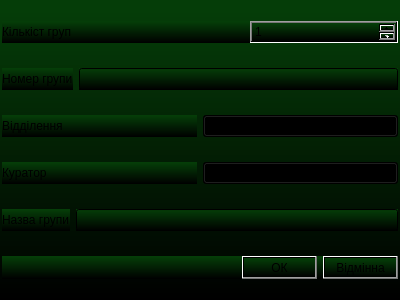
<?xml version="1.0" encoding="UTF-8"?>
<ui version="4.0">
 <class>GroupInputForm</class>
 <widget class="QWidget" name="GroupInputForm">
  <property name="geometry">
   <rect>
    <x>0</x>
    <y>0</y>
    <width>400</width>
    <height>300</height>
   </rect>
  </property>
  <property name="windowTitle">
   <string>Form</string>
  </property>
  <property name="styleSheet">
   <string notr="true">background-color: qlineargradient(spread:pad, x1:1, y1:1, x2:1, y2:0.034, stop:0 rgba(0, 0, 0, 255), stop:1 rgba(5, 61, 8, 255));</string>
  </property>
  <layout class="QVBoxLayout" name="verticalLayout">
   <property name="leftMargin">
    <number>2</number>
   </property>
   <property name="topMargin">
    <number>2</number>
   </property>
   <property name="rightMargin">
    <number>2</number>
   </property>
   <property name="bottomMargin">
    <number>2</number>
   </property>
   <item>
    <widget class="QWidget" name="horizontalWidget" native="true">
     <property name="sizePolicy">
      <sizepolicy hsizetype="Preferred" vsizetype="Maximum">
       <horstretch>0</horstretch>
       <verstretch>0</verstretch>
      </sizepolicy>
     </property>
     <layout class="QHBoxLayout" name="horizontalLayout_7">
      <property name="spacing">
       <number>99</number>
      </property>
      <property name="leftMargin">
       <number>0</number>
      </property>
      <property name="topMargin">
       <number>0</number>
      </property>
      <property name="rightMargin">
       <number>0</number>
      </property>
      <property name="bottomMargin">
       <number>0</number>
      </property>
      <item>
       <widget class="QLabel" name="label_5">
        <property name="text">
         <string>Кількіст груп</string>
        </property>
       </widget>
      </item>
      <item>
       <widget class="QSpinBox" name="spinBoxCounter">
        <property name="minimum">
         <number>1</number>
        </property>
       </widget>
      </item>
     </layout>
    </widget>
   </item>
   <item>
    <layout class="QHBoxLayout" name="horizontalLayout_3">
     <item>
      <widget class="QLabel" name="label">
       <property name="text">
        <string>Номер групи</string>
       </property>
      </widget>
     </item>
     <item>
      <widget class="QLineEdit" name="groupNumber"/>
     </item>
    </layout>
   </item>
   <item>
    <layout class="QHBoxLayout" name="horizontalLayout_4">
     <item>
      <layout class="QHBoxLayout" name="horizontalLayout_2">
       <item>
        <widget class="QLabel" name="label_2">
         <property name="text">
          <string>Відділення</string>
         </property>
        </widget>
       </item>
       <item>
        <widget class="QComboBox" name="boxDepartments"/>
       </item>
      </layout>
     </item>
    </layout>
   </item>
   <item>
    <layout class="QHBoxLayout" name="horizontalLayout_6">
     <item>
      <widget class="QLabel" name="label_4">
       <property name="text">
        <string>Куратор</string>
       </property>
      </widget>
     </item>
     <item>
      <widget class="QComboBox" name="boxCurator"/>
     </item>
    </layout>
   </item>
   <item>
    <layout class="QHBoxLayout" name="horizontalLayout_5">
     <item>
      <widget class="QLabel" name="label_3">
       <property name="text">
        <string>Назва групи</string>
       </property>
      </widget>
     </item>
     <item>
      <widget class="QLineEdit" name="groupName"/>
     </item>
    </layout>
   </item>
   <item>
    <widget class="QWidget" name="widget" native="true">
     <property name="sizePolicy">
      <sizepolicy hsizetype="Minimum" vsizetype="Maximum">
       <horstretch>0</horstretch>
       <verstretch>0</verstretch>
      </sizepolicy>
     </property>
     <layout class="QHBoxLayout" name="horizontalLayout">
      <property name="leftMargin">
       <number>0</number>
      </property>
      <property name="topMargin">
       <number>0</number>
      </property>
      <property name="rightMargin">
       <number>0</number>
      </property>
      <property name="bottomMargin">
       <number>0</number>
      </property>
      <item>
       <spacer name="horizontalSpacer">
        <property name="orientation">
         <enum>Qt::Horizontal</enum>
        </property>
        <property name="sizeHint" stdset="0">
         <size>
          <width>40</width>
          <height>20</height>
         </size>
        </property>
       </spacer>
      </item>
      <item>
       <widget class="QPushButton" name="btn_ok">
        <property name="text">
         <string>ОК</string>
        </property>
       </widget>
      </item>
      <item>
       <widget class="QPushButton" name="btn_cancel">
        <property name="text">
         <string>Відмінна</string>
        </property>
       </widget>
      </item>
     </layout>
    </widget>
   </item>
  </layout>
 </widget>
 <resources/>
 <connections/>
</ui>
